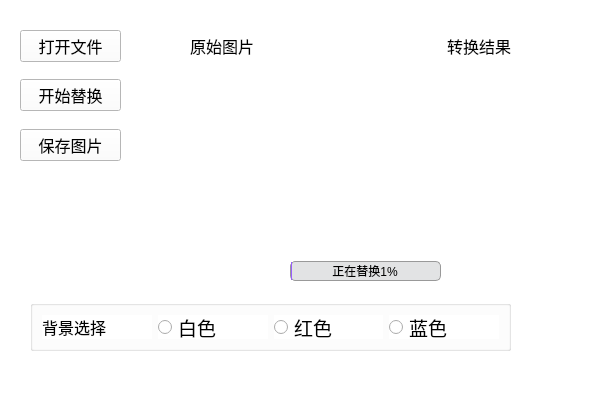
<?xml version="1.0" encoding="UTF-8"?>
<ui version="4.0">
 <class>Form</class>
 <widget class="QWidget" name="Form">
  <property name="geometry">
   <rect>
    <x>0</x>
    <y>0</y>
    <width>596</width>
    <height>396</height>
   </rect>
  </property>
  <property name="windowTitle">
   <string>证件照背景换色</string>
  </property>
  <property name="windowIcon">
   <iconset>
    <normaloff>../icons/icon_soft.png</normaloff>../icons/icon_soft.png</iconset>
  </property>
  <property name="styleSheet">
   <string notr="true">QWidget{
background-color: rgb(255, 255, 255);
}</string>
  </property>
  <widget class="QLabel" name="label_image_src">
   <property name="geometry">
    <rect>
     <x>160</x>
     <y>70</y>
     <width>131</width>
     <height>161</height>
    </rect>
   </property>
   <property name="styleSheet">
    <string notr="true"/>
   </property>
   <property name="text">
    <string/>
   </property>
   <property name="textFormat">
    <enum>Qt::PlainText</enum>
   </property>
  </widget>
  <widget class="QLabel" name="label_image_tar">
   <property name="geometry">
    <rect>
     <x>410</x>
     <y>70</y>
     <width>221</width>
     <height>161</height>
    </rect>
   </property>
   <property name="styleSheet">
    <string notr="true"/>
   </property>
   <property name="text">
    <string/>
   </property>
  </widget>
  <widget class="QWidget" name="layoutWidget">
   <property name="geometry">
    <rect>
     <x>190</x>
     <y>30</y>
     <width>321</width>
     <height>31</height>
    </rect>
   </property>
   <layout class="QHBoxLayout" name="horizontalLayout_2">
    <item>
     <widget class="QLabel" name="label_src">
      <property name="font">
       <font>
        <pointsize>12</pointsize>
       </font>
      </property>
      <property name="text">
       <string>原始图片</string>
      </property>
     </widget>
    </item>
    <item>
     <spacer name="horizontalSpacer">
      <property name="orientation">
       <enum>Qt::Horizontal</enum>
      </property>
      <property name="sizeHint" stdset="0">
       <size>
        <width>40</width>
        <height>20</height>
       </size>
      </property>
     </spacer>
    </item>
    <item>
     <widget class="QLabel" name="label_tar">
      <property name="font">
       <font>
        <pointsize>12</pointsize>
       </font>
      </property>
      <property name="text">
       <string>转换结果</string>
      </property>
     </widget>
    </item>
   </layout>
  </widget>
  <widget class="QWidget" name="layoutWidget">
   <property name="geometry">
    <rect>
     <x>20</x>
     <y>30</y>
     <width>101</width>
     <height>131</height>
    </rect>
   </property>
   <layout class="QVBoxLayout" name="verticalLayout">
    <item>
     <widget class="QPushButton" name="pushButton_open">
      <property name="font">
       <font>
        <pointsize>12</pointsize>
       </font>
      </property>
      <property name="styleSheet">
       <string notr="true">QPushButton::pressed{
background-color: rgba(164, 173, 179, 0.8);
border:0;
color:black;
}</string>
      </property>
      <property name="text">
       <string>打开文件</string>
      </property>
      <property name="icon">
       <iconset>
        <normaloff>../icons/icon_open.png</normaloff>../icons/icon_open.png</iconset>
      </property>
     </widget>
    </item>
    <item>
     <spacer name="verticalSpacer">
      <property name="orientation">
       <enum>Qt::Vertical</enum>
      </property>
      <property name="sizeHint" stdset="0">
       <size>
        <width>20</width>
        <height>40</height>
       </size>
      </property>
     </spacer>
    </item>
    <item>
     <widget class="QPushButton" name="pushButton_start">
      <property name="font">
       <font>
        <pointsize>12</pointsize>
       </font>
      </property>
      <property name="styleSheet">
       <string notr="true">QPushButton::pressed{
background-color: rgba(164, 173, 179, 0.8);
border:0;
color:black;
}</string>
      </property>
      <property name="text">
       <string>开始替换</string>
      </property>
      <property name="icon">
       <iconset>
        <normaloff>../icons/icon_start.png</normaloff>../icons/icon_start.png</iconset>
      </property>
     </widget>
    </item>
    <item>
     <spacer name="verticalSpacer_2">
      <property name="orientation">
       <enum>Qt::Vertical</enum>
      </property>
      <property name="sizeHint" stdset="0">
       <size>
        <width>20</width>
        <height>40</height>
       </size>
      </property>
     </spacer>
    </item>
    <item>
     <widget class="QPushButton" name="pushButton_save">
      <property name="font">
       <font>
        <pointsize>12</pointsize>
       </font>
      </property>
      <property name="styleSheet">
       <string notr="true">QPushButton::pressed{
background-color: rgba(164, 173, 179, 0.8);
border:0;
color:black;
}</string>
      </property>
      <property name="text">
       <string>保存图片</string>
      </property>
      <property name="icon">
       <iconset>
        <normaloff>../icons/icon_save.png</normaloff>../icons/icon_save.png</iconset>
      </property>
     </widget>
    </item>
   </layout>
  </widget>
  <widget class="QWidget" name="layoutWidget">
   <property name="geometry">
    <rect>
     <x>30</x>
     <y>300</y>
     <width>481</width>
     <height>51</height>
    </rect>
   </property>
   <layout class="QHBoxLayout" name="horizontalLayout_3">
    <item>
     <widget class="QGroupBox" name="groupBox">
      <property name="title">
       <string/>
      </property>
      <layout class="QHBoxLayout" name="horizontalLayout">
       <item>
        <widget class="QLabel" name="label_bag">
         <property name="font">
          <font>
           <pointsize>12</pointsize>
          </font>
         </property>
         <property name="text">
          <string>背景选择</string>
         </property>
        </widget>
       </item>
       <item>
        <widget class="QRadioButton" name="radioButton_white">
         <property name="font">
          <font>
           <pointsize>14</pointsize>
          </font>
         </property>
         <property name="text">
          <string>白色</string>
         </property>
        </widget>
       </item>
       <item>
        <widget class="QRadioButton" name="radioButton_red">
         <property name="font">
          <font>
           <pointsize>14</pointsize>
          </font>
         </property>
         <property name="text">
          <string>红色</string>
         </property>
        </widget>
       </item>
       <item>
        <widget class="QRadioButton" name="radioButton_blue">
         <property name="font">
          <font>
           <pointsize>14</pointsize>
          </font>
         </property>
         <property name="text">
          <string>蓝色</string>
         </property>
        </widget>
       </item>
      </layout>
     </widget>
    </item>
   </layout>
  </widget>
  <widget class="QProgressBar" name="progressBar">
   <property name="geometry">
    <rect>
     <x>290</x>
     <y>261</y>
     <width>151</width>
     <height>20</height>
    </rect>
   </property>
   <property name="styleSheet">
    <string notr="true">QProgressBar{
text-align: center;
background-color: #e2e3e4;
border: 1px solid #999999;
border-radius: 5px;}
QProgressBar::chunk{background-color: #995fff;
border-radius: 5px;}</string>
   </property>
   <property name="value">
    <number>1</number>
   </property>
   <property name="alignment">
    <set>Qt::AlignCenter</set>
   </property>
   <property name="textVisible">
    <bool>true</bool>
   </property>
   <property name="orientation">
    <enum>Qt::Horizontal</enum>
   </property>
   <property name="invertedAppearance">
    <bool>false</bool>
   </property>
   <property name="textDirection">
    <enum>QProgressBar::TopToBottom</enum>
   </property>
   <property name="format">
    <string>正在替换%p%</string>
   </property>
  </widget>
 </widget>
 <resources/>
 <connections/>
</ui>
